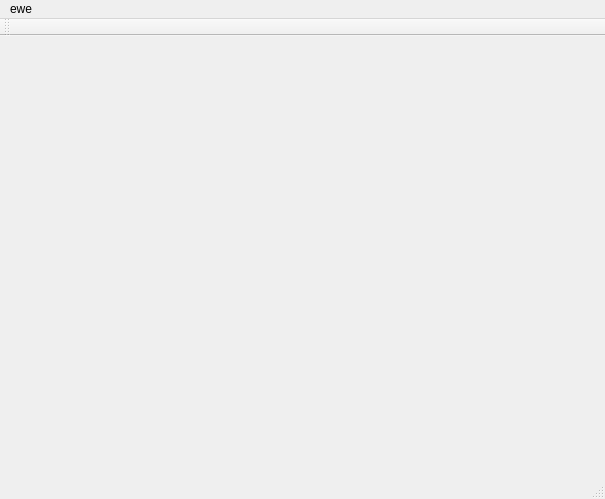
<?xml version="1.0" encoding="UTF-8"?>
<ui version="4.0">
 <class>MainWindow</class>
 <widget class="QMainWindow" name="MainWindow">
  <property name="geometry">
   <rect>
    <x>0</x>
    <y>0</y>
    <width>605</width>
    <height>499</height>
   </rect>
  </property>
  <property name="windowTitle">
   <string>MainWindow</string>
  </property>
  <widget class="QWidget" name="centralWidget"/>
  <widget class="QMenuBar" name="menuBar">
   <property name="geometry">
    <rect>
     <x>0</x>
     <y>0</y>
     <width>605</width>
     <height>21</height>
    </rect>
   </property>
   <widget class="QMenu" name="menuewe">
    <property name="title">
     <string>ewe</string>
    </property>
   </widget>
   <addaction name="menuewe"/>
  </widget>
  <widget class="QToolBar" name="mainToolBar">
   <attribute name="toolBarArea">
    <enum>TopToolBarArea</enum>
   </attribute>
   <attribute name="toolBarBreak">
    <bool>false</bool>
   </attribute>
  </widget>
  <widget class="QStatusBar" name="statusBar"/>
 </widget>
 <layoutdefault spacing="6" margin="11"/>
 <resources/>
 <connections/>
</ui>
